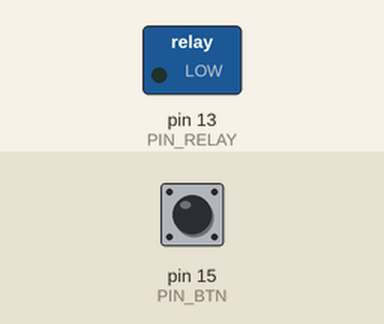
Simulated run of this sketch. Board: Arduino Uno, built with avr-gcc and run on an emulated ATmega328P. On the bench: switched loads named in the sketch (green lamp = pin HIGH). The test bench sets the inputs (shaded band); at power-on: pin 15 (PIN_BTN) HIGH. What the sketch prints to the serial monitor is not drawn.

Above: at 1.2 s.
1.3 s: pin 15 (PIN_BTN) pulled LOW for 0.15 s
At 1.8 s:
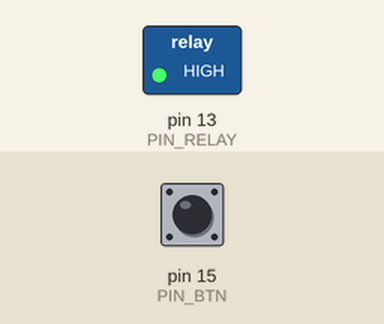
2.9 s: pin 15 (PIN_BTN) pulled LOW for 1 s
At 4.1 s:
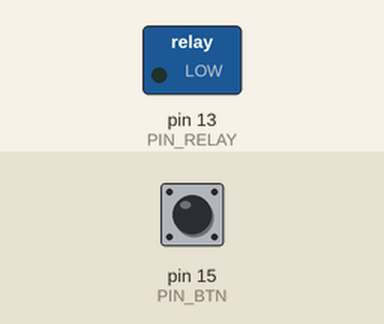
5.4 s: pin 15 (PIN_BTN) pulled LOW for 3.2 s
At 6.1 s:
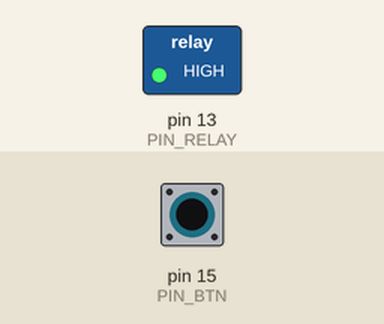
Timing chart, 0 to 8.4 s (numbered marks = the images above; inputs shaded):
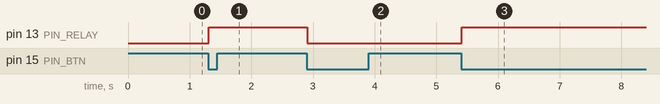

The sketch:

017-02_Relay_motor_button.ino
```cpp
/**********************************************************************
* Filename    : 017-02_Relay_motor_button
* Description : Using relay "HK4100F-DC 5V-SHG" component and
* motor and button to make the motor spin.
* Auther      : Alternatives Solutions
* Modification: 2026/03/03
**********************************************************************/

#define PIN_RELAY       13
#define PIN_BTN         15

#define DELAY_TIME      1000
#define DEBUG           false

int btnState = HIGH;          // Record button state, and initial the state to high level
int previousBtnState = HIGH;  // Record the button state of last detection
long lastChangeTime = 0;      // Record the time point for button state change
int relayState = LOW;         // Record relay state, and initial the state to low level

// the setup function runs once when you press reset or power the board
void setup() {
  pinMode(PIN_RELAY, OUTPUT);     // Set relay pin into output mode
  pinMode(PIN_BTN, INPUT);        // Set push button pin into input mode
  digitalWrite(PIN_RELAY, LOW);   // Set the initial state of relay into "off"

  Serial.begin(115200);
  Serial.println("\nESP32 Wrover initialization completed!");
//  Serial.println("Ready to handle data...\n");
}

// the loop function runs over and over again forever
void loop() {
  // Read the current state of the button
  int currentBtnState = digitalRead(PIN_BTN);

  // If button pin state has changed, record the time point
  if (currentBtnState != previousBtnState) {
    lastChangeTime = millis();
  }

  // If button state changes, and stays stable for a while, then it should have skipped the bounce area
  if (millis() - lastChangeTime > 10) {
    if (btnState != currentBtnState) {      // Confirm button state has changed
      btnState = currentBtnState;
      if (btnState == LOW) {                // Low level indicates the button is pressed
        relayState = !relayState;           // Reverse relay state
        digitalWrite(PIN_RELAY, relayState); // Update relay state
      }
    }
  }
  previousBtnState = currentBtnState; // Save the state of last button
}
```

Measured:
- after the input at 1.3 s, pin 13 (PIN_RELAY): LOW → HIGH at once
- after the input at 2.9 s, pin 13 (PIN_RELAY): HIGH → LOW at once
- after the input at 5.4 s, pin 13 (PIN_RELAY): LOW → HIGH at once
